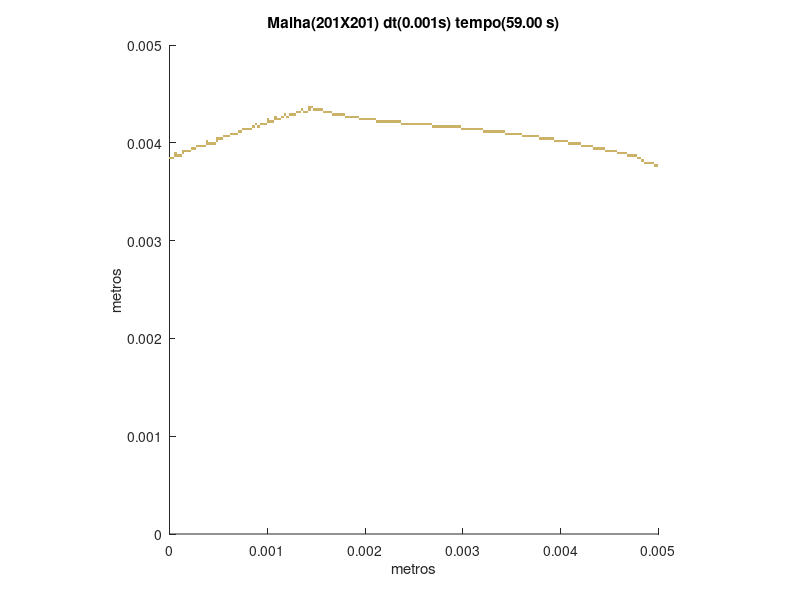

Reproduce this figure in MATLAB.
set (gca,'PlotBoxAspectRatio',[1 1 1],'Xlim',[0,0.005],'Ylim',[0,0.005])
hold on
title('Malha(201X201) dt(0.001s) tempo(59.00 s)')
hold on
ylabel('metros')
hold on
xlabel('metros')
hold on

fill([0.00495024875621891 0.00495024875621891 0.00497512437810945 0.00497512437810945],[0.00375621890547264 0.00378109452736318 0.00378109452736318 0.00375621890547264],[0.8,0.7,0.4],'LineStyle','none')

fill([0.00497512437810945 0.00497512437810945 0.005 0.005],[0.00375621890547264 0.00378109452736318 0.00378109452736318 0.00375621890547264],[0.8,0.7,0.4],'LineStyle','none')

fill([0.00485074626865672 0.00485074626865672 0.00487562189054726 0.00487562189054726],[0.00378109452736318 0.00380597014925373 0.00380597014925373 0.00378109452736318],[0.8,0.7,0.4],'LineStyle','none')

fill([0.00487562189054726 0.00487562189054726 0.00490049751243781 0.00490049751243781],[0.00378109452736318 0.00380597014925373 0.00380597014925373 0.00378109452736318],[0.8,0.7,0.4],'LineStyle','none')

fill([0.00490049751243781 0.00490049751243781 0.00492537313432836 0.00492537313432836],[0.00378109452736318 0.00380597014925373 0.00380597014925373 0.00378109452736318],[0.8,0.7,0.4],'LineStyle','none')

fill([0.00492537313432836 0.00492537313432836 0.00495024875621891 0.00495024875621891],[0.00378109452736318 0.00380597014925373 0.00380597014925373 0.00378109452736318],[0.8,0.7,0.4],'LineStyle','none')

fill([0.00482587064676617 0.00482587064676617 0.00485074626865672 0.00485074626865672],[0.00380597014925373 0.00383084577114428 0.00383084577114428 0.00380597014925373],[0.8,0.7,0.4],'LineStyle','none')

fill([0 0 2.48756218905473E-05 2.48756218905473E-05],[0.00383084577114428 0.00385572139303483 0.00385572139303483 0.00383084577114428],[0.8,0.7,0.4],'LineStyle','none')

fill([2.48756218905473E-05 2.48756218905473E-05 4.97512437810945E-05 4.97512437810945E-05],[0.00383084577114428 0.00385572139303483 0.00385572139303483 0.00383084577114428],[0.8,0.7,0.4],'LineStyle','none')

fill([0.00477611940298507 0.00477611940298507 0.00480099502487562 0.00480099502487562],[0.00383084577114428 0.00385572139303483 0.00385572139303483 0.00383084577114428],[0.8,0.7,0.4],'LineStyle','none')

fill([0.00480099502487562 0.00480099502487562 0.00482587064676617 0.00482587064676617],[0.00383084577114428 0.00385572139303483 0.00385572139303483 0.00383084577114428],[0.8,0.7,0.4],'LineStyle','none')

fill([4.97512437810945E-05 4.97512437810945E-05 7.46268656716418E-05 7.46268656716418E-05],[0.00385572139303483 0.00388059701492537 0.00388059701492537 0.00385572139303483],[0.8,0.7,0.4],'LineStyle','none')

fill([7.46268656716418E-05 7.46268656716418E-05 9.95024875621891E-05 9.95024875621891E-05],[0.00385572139303483 0.00388059701492537 0.00388059701492537 0.00385572139303483],[0.8,0.7,0.4],'LineStyle','none')

fill([9.95024875621891E-05 9.95024875621891E-05 0.000124378109452736 0.000124378109452736],[0.00385572139303483 0.00388059701492537 0.00388059701492537 0.00385572139303483],[0.8,0.7,0.4],'LineStyle','none')

fill([0.00467661691542289 0.00467661691542289 0.00470149253731343 0.00470149253731343],[0.00385572139303483 0.00388059701492537 0.00388059701492537 0.00385572139303483],[0.8,0.7,0.4],'LineStyle','none')

fill([0.00470149253731343 0.00470149253731343 0.00472636815920398 0.00472636815920398],[0.00385572139303483 0.00388059701492537 0.00388059701492537 0.00385572139303483],[0.8,0.7,0.4],'LineStyle','none')

fill([0.00472636815920398 0.00472636815920398 0.00475124378109453 0.00475124378109453],[0.00385572139303483 0.00388059701492537 0.00388059701492537 0.00385572139303483],[0.8,0.7,0.4],'LineStyle','none')

fill([0.00475124378109453 0.00475124378109453 0.00477611940298507 0.00477611940298507],[0.00385572139303483 0.00388059701492537 0.00388059701492537 0.00385572139303483],[0.8,0.7,0.4],'LineStyle','none')

fill([4.97512437810945E-05 4.97512437810945E-05 7.46268656716418E-05 7.46268656716418E-05],[0.00388059701492537 0.00390547263681592 0.00390547263681592 0.00388059701492537],[0.8,0.7,0.4],'LineStyle','none')

fill([0.000124378109452736 0.000124378109452736 0.000149253731343284 0.000149253731343284],[0.00388059701492537 0.00390547263681592 0.00390547263681592 0.00388059701492537],[0.8,0.7,0.4],'LineStyle','none')

fill([0.0045771144278607 0.0045771144278607 0.00460199004975124 0.00460199004975124],[0.00388059701492537 0.00390547263681592 0.00390547263681592 0.00388059701492537],[0.8,0.7,0.4],'LineStyle','none')

fill([0.00460199004975124 0.00460199004975124 0.00462686567164179 0.00462686567164179],[0.00388059701492537 0.00390547263681592 0.00390547263681592 0.00388059701492537],[0.8,0.7,0.4],'LineStyle','none')

fill([0.00462686567164179 0.00462686567164179 0.00465174129353234 0.00465174129353234],[0.00388059701492537 0.00390547263681592 0.00390547263681592 0.00388059701492537],[0.8,0.7,0.4],'LineStyle','none')

fill([0.00465174129353234 0.00465174129353234 0.00467661691542289 0.00467661691542289],[0.00388059701492537 0.00390547263681592 0.00390547263681592 0.00388059701492537],[0.8,0.7,0.4],'LineStyle','none')

fill([0.000124378109452736 0.000124378109452736 0.000149253731343284 0.000149253731343284],[0.00390547263681592 0.00393034825870647 0.00393034825870647 0.00390547263681592],[0.8,0.7,0.4],'LineStyle','none')

fill([0.000149253731343284 0.000149253731343284 0.000174129353233831 0.000174129353233831],[0.00390547263681592 0.00393034825870647 0.00393034825870647 0.00390547263681592],[0.8,0.7,0.4],'LineStyle','none')

fill([0.000174129353233831 0.000174129353233831 0.000199004975124378 0.000199004975124378],[0.00390547263681592 0.00393034825870647 0.00393034825870647 0.00390547263681592],[0.8,0.7,0.4],'LineStyle','none')

fill([0.000199004975124378 0.000199004975124378 0.000223880597014925 0.000223880597014925],[0.00390547263681592 0.00393034825870647 0.00393034825870647 0.00390547263681592],[0.8,0.7,0.4],'LineStyle','none')

fill([0.00445273631840796 0.00445273631840796 0.00447761194029851 0.00447761194029851],[0.00390547263681592 0.00393034825870647 0.00393034825870647 0.00390547263681592],[0.8,0.7,0.4],'LineStyle','none')

fill([0.00447761194029851 0.00447761194029851 0.00450248756218905 0.00450248756218905],[0.00390547263681592 0.00393034825870647 0.00393034825870647 0.00390547263681592],[0.8,0.7,0.4],'LineStyle','none')

fill([0.00450248756218905 0.00450248756218905 0.0045273631840796 0.0045273631840796],[0.00390547263681592 0.00393034825870647 0.00393034825870647 0.00390547263681592],[0.8,0.7,0.4],'LineStyle','none')

fill([0.0045273631840796 0.0045273631840796 0.00455223880597015 0.00455223880597015],[0.00390547263681592 0.00393034825870647 0.00393034825870647 0.00390547263681592],[0.8,0.7,0.4],'LineStyle','none')

fill([0.00455223880597015 0.00455223880597015 0.0045771144278607 0.0045771144278607],[0.00390547263681592 0.00393034825870647 0.00393034825870647 0.00390547263681592],[0.8,0.7,0.4],'LineStyle','none')

fill([0.000223880597014925 0.000223880597014925 0.000248756218905473 0.000248756218905473],[0.00393034825870647 0.00395522388059701 0.00395522388059701 0.00393034825870647],[0.8,0.7,0.4],'LineStyle','none')

fill([0.000248756218905473 0.000248756218905473 0.00027363184079602 0.00027363184079602],[0.00393034825870647 0.00395522388059701 0.00395522388059701 0.00393034825870647],[0.8,0.7,0.4],'LineStyle','none')

fill([0.00432835820895522 0.00432835820895522 0.00435323383084577 0.00435323383084577],[0.00393034825870647 0.00395522388059701 0.00395522388059701 0.00393034825870647],[0.8,0.7,0.4],'LineStyle','none')

fill([0.00435323383084577 0.00435323383084577 0.00437810945273632 0.00437810945273632],[0.00393034825870647 0.00395522388059701 0.00395522388059701 0.00393034825870647],[0.8,0.7,0.4],'LineStyle','none')

fill([0.00437810945273632 0.00437810945273632 0.00440298507462687 0.00440298507462687],[0.00393034825870647 0.00395522388059701 0.00395522388059701 0.00393034825870647],[0.8,0.7,0.4],'LineStyle','none')

fill([0.00440298507462687 0.00440298507462687 0.00442786069651741 0.00442786069651741],[0.00393034825870647 0.00395522388059701 0.00395522388059701 0.00393034825870647],[0.8,0.7,0.4],'LineStyle','none')

fill([0.00442786069651741 0.00442786069651741 0.00445273631840796 0.00445273631840796],[0.00393034825870647 0.00395522388059701 0.00395522388059701 0.00393034825870647],[0.8,0.7,0.4],'LineStyle','none')

fill([0.00027363184079602 0.00027363184079602 0.000298507462686567 0.000298507462686567],[0.00395522388059701 0.00398009950248756 0.00398009950248756 0.00395522388059701],[0.8,0.7,0.4],'LineStyle','none')

fill([0.000298507462686567 0.000298507462686567 0.000323383084577114 0.000323383084577114],[0.00395522388059701 0.00398009950248756 0.00398009950248756 0.00395522388059701],[0.8,0.7,0.4],'LineStyle','none')

fill([0.000323383084577114 0.000323383084577114 0.000348258706467662 0.000348258706467662],[0.00395522388059701 0.00398009950248756 0.00398009950248756 0.00395522388059701],[0.8,0.7,0.4],'LineStyle','none')

fill([0.000348258706467662 0.000348258706467662 0.000373134328358209 0.000373134328358209],[0.00395522388059701 0.00398009950248756 0.00398009950248756 0.00395522388059701],[0.8,0.7,0.4],'LineStyle','none')

fill([0.00420398009950249 0.00420398009950249 0.00422885572139303 0.00422885572139303],[0.00395522388059701 0.00398009950248756 0.00398009950248756 0.00395522388059701],[0.8,0.7,0.4],'LineStyle','none')

fill([0.00422885572139303 0.00422885572139303 0.00425373134328358 0.00425373134328358],[0.00395522388059701 0.00398009950248756 0.00398009950248756 0.00395522388059701],[0.8,0.7,0.4],'LineStyle','none')

fill([0.00425373134328358 0.00425373134328358 0.00427860696517413 0.00427860696517413],[0.00395522388059701 0.00398009950248756 0.00398009950248756 0.00395522388059701],[0.8,0.7,0.4],'LineStyle','none')

fill([0.00427860696517413 0.00427860696517413 0.00430348258706468 0.00430348258706468],[0.00395522388059701 0.00398009950248756 0.00398009950248756 0.00395522388059701],[0.8,0.7,0.4],'LineStyle','none')

fill([0.00430348258706468 0.00430348258706468 0.00432835820895522 0.00432835820895522],[0.00395522388059701 0.00398009950248756 0.00398009950248756 0.00395522388059701],[0.8,0.7,0.4],'LineStyle','none')

fill([0.000373134328358209 0.000373134328358209 0.000398009950248756 0.000398009950248756],[0.00398009950248756 0.00400497512437811 0.00400497512437811 0.00398009950248756],[0.8,0.7,0.4],'LineStyle','none')

fill([0.000398009950248756 0.000398009950248756 0.000422885572139303 0.000422885572139303],[0.00398009950248756 0.00400497512437811 0.00400497512437811 0.00398009950248756],[0.8,0.7,0.4],'LineStyle','none')

fill([0.000422885572139303 0.000422885572139303 0.000447761194029851 0.000447761194029851],[0.00398009950248756 0.00400497512437811 0.00400497512437811 0.00398009950248756],[0.8,0.7,0.4],'LineStyle','none')

fill([0.000447761194029851 0.000447761194029851 0.000472636815920398 0.000472636815920398],[0.00398009950248756 0.00400497512437811 0.00400497512437811 0.00398009950248756],[0.8,0.7,0.4],'LineStyle','none')

fill([0.00407960199004975 0.00407960199004975 0.0041044776119403 0.0041044776119403],[0.00398009950248756 0.00400497512437811 0.00400497512437811 0.00398009950248756],[0.8,0.7,0.4],'LineStyle','none')

fill([0.0041044776119403 0.0041044776119403 0.00412935323383085 0.00412935323383085],[0.00398009950248756 0.00400497512437811 0.00400497512437811 0.00398009950248756],[0.8,0.7,0.4],'LineStyle','none')

fill([0.00412935323383085 0.00412935323383085 0.00415422885572139 0.00415422885572139],[0.00398009950248756 0.00400497512437811 0.00400497512437811 0.00398009950248756],[0.8,0.7,0.4],'LineStyle','none')

fill([0.00415422885572139 0.00415422885572139 0.00417910447761194 0.00417910447761194],[0.00398009950248756 0.00400497512437811 0.00400497512437811 0.00398009950248756],[0.8,0.7,0.4],'LineStyle','none')

fill([0.00417910447761194 0.00417910447761194 0.00420398009950249 0.00420398009950249],[0.00398009950248756 0.00400497512437811 0.00400497512437811 0.00398009950248756],[0.8,0.7,0.4],'LineStyle','none')

fill([0.000373134328358209 0.000373134328358209 0.000398009950248756 0.000398009950248756],[0.00400497512437811 0.00402985074626866 0.00402985074626866 0.00400497512437811],[0.8,0.7,0.4],'LineStyle','none')

fill([0.000472636815920398 0.000472636815920398 0.000497512437810945 0.000497512437810945],[0.00400497512437811 0.00402985074626866 0.00402985074626866 0.00400497512437811],[0.8,0.7,0.4],'LineStyle','none')

fill([0.00393034825870647 0.00393034825870647 0.00395522388059701 0.00395522388059701],[0.00400497512437811 0.00402985074626866 0.00402985074626866 0.00400497512437811],[0.8,0.7,0.4],'LineStyle','none')

fill([0.00395522388059701 0.00395522388059701 0.00398009950248756 0.00398009950248756],[0.00400497512437811 0.00402985074626866 0.00402985074626866 0.00400497512437811],[0.8,0.7,0.4],'LineStyle','none')

fill([0.00398009950248756 0.00398009950248756 0.00400497512437811 0.00400497512437811],[0.00400497512437811 0.00402985074626866 0.00402985074626866 0.00400497512437811],[0.8,0.7,0.4],'LineStyle','none')

fill([0.00400497512437811 0.00400497512437811 0.00402985074626866 0.00402985074626866],[0.00400497512437811 0.00402985074626866 0.00402985074626866 0.00400497512437811],[0.8,0.7,0.4],'LineStyle','none')

fill([0.00402985074626866 0.00402985074626866 0.0040547263681592 0.0040547263681592],[0.00400497512437811 0.00402985074626866 0.00402985074626866 0.00400497512437811],[0.8,0.7,0.4],'LineStyle','none')

fill([0.0040547263681592 0.0040547263681592 0.00407960199004975 0.00407960199004975],[0.00400497512437811 0.00402985074626866 0.00402985074626866 0.00400497512437811],[0.8,0.7,0.4],'LineStyle','none')

fill([0.000472636815920398 0.000472636815920398 0.000497512437810945 0.000497512437810945],[0.00402985074626866 0.0040547263681592 0.0040547263681592 0.00402985074626866],[0.8,0.7,0.4],'LineStyle','none')

fill([0.000497512437810945 0.000497512437810945 0.000522388059701492 0.000522388059701492],[0.00402985074626866 0.0040547263681592 0.0040547263681592 0.00402985074626866],[0.8,0.7,0.4],'LineStyle','none')

fill([0.000522388059701492 0.000522388059701492 0.00054726368159204 0.00054726368159204],[0.00402985074626866 0.0040547263681592 0.0040547263681592 0.00402985074626866],[0.8,0.7,0.4],'LineStyle','none')

fill([0.00378109452736318 0.00378109452736318 0.00380597014925373 0.00380597014925373],[0.00402985074626866 0.0040547263681592 0.0040547263681592 0.00402985074626866],[0.8,0.7,0.4],'LineStyle','none')

fill([0.00380597014925373 0.00380597014925373 0.00383084577114428 0.00383084577114428],[0.00402985074626866 0.0040547263681592 0.0040547263681592 0.00402985074626866],[0.8,0.7,0.4],'LineStyle','none')

fill([0.00383084577114428 0.00383084577114428 0.00385572139303483 0.00385572139303483],[0.00402985074626866 0.0040547263681592 0.0040547263681592 0.00402985074626866],[0.8,0.7,0.4],'LineStyle','none')

fill([0.00385572139303483 0.00385572139303483 0.00388059701492537 0.00388059701492537],[0.00402985074626866 0.0040547263681592 0.0040547263681592 0.00402985074626866],[0.8,0.7,0.4],'LineStyle','none')

fill([0.00388059701492537 0.00388059701492537 0.00390547263681592 0.00390547263681592],[0.00402985074626866 0.0040547263681592 0.0040547263681592 0.00402985074626866],[0.8,0.7,0.4],'LineStyle','none')

fill([0.00390547263681592 0.00390547263681592 0.00393034825870647 0.00393034825870647],[0.00402985074626866 0.0040547263681592 0.0040547263681592 0.00402985074626866],[0.8,0.7,0.4],'LineStyle','none')

fill([0.00054726368159204 0.00054726368159204 0.000572139303482587 0.000572139303482587],[0.0040547263681592 0.00407960199004975 0.00407960199004975 0.0040547263681592],[0.8,0.7,0.4],'LineStyle','none')

fill([0.000572139303482587 0.000572139303482587 0.000597014925373134 0.000597014925373134],[0.0040547263681592 0.00407960199004975 0.00407960199004975 0.0040547263681592],[0.8,0.7,0.4],'LineStyle','none')

fill([0.000597014925373134 0.000597014925373134 0.000621890547263682 0.000621890547263682],[0.0040547263681592 0.00407960199004975 0.00407960199004975 0.0040547263681592],[0.8,0.7,0.4],'LineStyle','none')

fill([0.00360696517412935 0.00360696517412935 0.0036318407960199 0.0036318407960199],[0.0040547263681592 0.00407960199004975 0.00407960199004975 0.0040547263681592],[0.8,0.7,0.4],'LineStyle','none')

fill([0.0036318407960199 0.0036318407960199 0.00365671641791045 0.00365671641791045],[0.0040547263681592 0.00407960199004975 0.00407960199004975 0.0040547263681592],[0.8,0.7,0.4],'LineStyle','none')

fill([0.00365671641791045 0.00365671641791045 0.003681592039801 0.003681592039801],[0.0040547263681592 0.00407960199004975 0.00407960199004975 0.0040547263681592],[0.8,0.7,0.4],'LineStyle','none')

fill([0.003681592039801 0.003681592039801 0.00370646766169154 0.00370646766169154],[0.0040547263681592 0.00407960199004975 0.00407960199004975 0.0040547263681592],[0.8,0.7,0.4],'LineStyle','none')

fill([0.00370646766169154 0.00370646766169154 0.00373134328358209 0.00373134328358209],[0.0040547263681592 0.00407960199004975 0.00407960199004975 0.0040547263681592],[0.8,0.7,0.4],'LineStyle','none')

fill([0.00373134328358209 0.00373134328358209 0.00375621890547264 0.00375621890547264],[0.0040547263681592 0.00407960199004975 0.00407960199004975 0.0040547263681592],[0.8,0.7,0.4],'LineStyle','none')

fill([0.00375621890547264 0.00375621890547264 0.00378109452736318 0.00378109452736318],[0.0040547263681592 0.00407960199004975 0.00407960199004975 0.0040547263681592],[0.8,0.7,0.4],'LineStyle','none')

fill([0.000621890547263682 0.000621890547263682 0.000646766169154229 0.000646766169154229],[0.00407960199004975 0.0041044776119403 0.0041044776119403 0.00407960199004975],[0.8,0.7,0.4],'LineStyle','none')

fill([0.000646766169154229 0.000646766169154229 0.000671641791044776 0.000671641791044776],[0.00407960199004975 0.0041044776119403 0.0041044776119403 0.00407960199004975],[0.8,0.7,0.4],'LineStyle','none')

fill([0.000671641791044776 0.000671641791044776 0.000696517412935323 0.000696517412935323],[0.00407960199004975 0.0041044776119403 0.0041044776119403 0.00407960199004975],[0.8,0.7,0.4],'LineStyle','none')

fill([0.00343283582089552 0.00343283582089552 0.00345771144278607 0.00345771144278607],[0.00407960199004975 0.0041044776119403 0.0041044776119403 0.00407960199004975],[0.8,0.7,0.4],'LineStyle','none')

fill([0.00345771144278607 0.00345771144278607 0.00348258706467662 0.00348258706467662],[0.00407960199004975 0.0041044776119403 0.0041044776119403 0.00407960199004975],[0.8,0.7,0.4],'LineStyle','none')

fill([0.00348258706467662 0.00348258706467662 0.00350746268656716 0.00350746268656716],[0.00407960199004975 0.0041044776119403 0.0041044776119403 0.00407960199004975],[0.8,0.7,0.4],'LineStyle','none')

fill([0.00350746268656716 0.00350746268656716 0.00353233830845771 0.00353233830845771],[0.00407960199004975 0.0041044776119403 0.0041044776119403 0.00407960199004975],[0.8,0.7,0.4],'LineStyle','none')

fill([0.00353233830845771 0.00353233830845771 0.00355721393034826 0.00355721393034826],[0.00407960199004975 0.0041044776119403 0.0041044776119403 0.00407960199004975],[0.8,0.7,0.4],'LineStyle','none')

fill([0.00355721393034826 0.00355721393034826 0.00358208955223881 0.00358208955223881],[0.00407960199004975 0.0041044776119403 0.0041044776119403 0.00407960199004975],[0.8,0.7,0.4],'LineStyle','none')

fill([0.00358208955223881 0.00358208955223881 0.00360696517412935 0.00360696517412935],[0.00407960199004975 0.0041044776119403 0.0041044776119403 0.00407960199004975],[0.8,0.7,0.4],'LineStyle','none')

fill([0.000696517412935323 0.000696517412935323 0.000721393034825871 0.000721393034825871],[0.0041044776119403 0.00412935323383085 0.00412935323383085 0.0041044776119403],[0.8,0.7,0.4],'LineStyle','none')

fill([0.000721393034825871 0.000721393034825871 0.000746268656716418 0.000746268656716418],[0.0041044776119403 0.00412935323383085 0.00412935323383085 0.0041044776119403],[0.8,0.7,0.4],'LineStyle','none')

fill([0.0032089552238806 0.0032089552238806 0.00323383084577114 0.00323383084577114],[0.0041044776119403 0.00412935323383085 0.00412935323383085 0.0041044776119403],[0.8,0.7,0.4],'LineStyle','none')

fill([0.00323383084577114 0.00323383084577114 0.00325870646766169 0.00325870646766169],[0.0041044776119403 0.00412935323383085 0.00412935323383085 0.0041044776119403],[0.8,0.7,0.4],'LineStyle','none')

fill([0.00325870646766169 0.00325870646766169 0.00328358208955224 0.00328358208955224],[0.0041044776119403 0.00412935323383085 0.00412935323383085 0.0041044776119403],[0.8,0.7,0.4],'LineStyle','none')

fill([0.00328358208955224 0.00328358208955224 0.00330845771144279 0.00330845771144279],[0.0041044776119403 0.00412935323383085 0.00412935323383085 0.0041044776119403],[0.8,0.7,0.4],'LineStyle','none')

fill([0.00330845771144279 0.00330845771144279 0.00333333333333333 0.00333333333333333],[0.0041044776119403 0.00412935323383085 0.00412935323383085 0.0041044776119403],[0.8,0.7,0.4],'LineStyle','none')

fill([0.00333333333333333 0.00333333333333333 0.00335820895522388 0.00335820895522388],[0.0041044776119403 0.00412935323383085 0.00412935323383085 0.0041044776119403],[0.8,0.7,0.4],'LineStyle','none')

fill([0.00335820895522388 0.00335820895522388 0.00338308457711443 0.00338308457711443],[0.0041044776119403 0.00412935323383085 0.00412935323383085 0.0041044776119403],[0.8,0.7,0.4],'LineStyle','none')

fill([0.00338308457711443 0.00338308457711443 0.00340796019900498 0.00340796019900498],[0.0041044776119403 0.00412935323383085 0.00412935323383085 0.0041044776119403],[0.8,0.7,0.4],'LineStyle','none')

fill([0.00340796019900498 0.00340796019900498 0.00343283582089552 0.00343283582089552],[0.0041044776119403 0.00412935323383085 0.00412935323383085 0.0041044776119403],[0.8,0.7,0.4],'LineStyle','none')

fill([0.000746268656716418 0.000746268656716418 0.000771144278606965 0.000771144278606965],[0.00412935323383085 0.00415422885572139 0.00415422885572139 0.00412935323383085],[0.8,0.7,0.4],'LineStyle','none')

fill([0.000771144278606965 0.000771144278606965 0.000796019900497512 0.000796019900497512],[0.00412935323383085 0.00415422885572139 0.00415422885572139 0.00412935323383085],[0.8,0.7,0.4],'LineStyle','none')

fill([0.000796019900497512 0.000796019900497512 0.00082089552238806 0.00082089552238806],[0.00412935323383085 0.00415422885572139 0.00415422885572139 0.00412935323383085],[0.8,0.7,0.4],'LineStyle','none')

fill([0.00082089552238806 0.00082089552238806 0.000845771144278607 0.000845771144278607],[0.00412935323383085 0.00415422885572139 0.00415422885572139 0.00412935323383085],[0.8,0.7,0.4],'LineStyle','none')

fill([0.00298507462686567 0.00298507462686567 0.00300995024875622 0.00300995024875622],[0.00412935323383085 0.00415422885572139 0.00415422885572139 0.00412935323383085],[0.8,0.7,0.4],'LineStyle','none')

fill([0.00300995024875622 0.00300995024875622 0.00303482587064677 0.00303482587064677],[0.00412935323383085 0.00415422885572139 0.00415422885572139 0.00412935323383085],[0.8,0.7,0.4],'LineStyle','none')

fill([0.00303482587064677 0.00303482587064677 0.00305970149253731 0.00305970149253731],[0.00412935323383085 0.00415422885572139 0.00415422885572139 0.00412935323383085],[0.8,0.7,0.4],'LineStyle','none')

fill([0.00305970149253731 0.00305970149253731 0.00308457711442786 0.00308457711442786],[0.00412935323383085 0.00415422885572139 0.00415422885572139 0.00412935323383085],[0.8,0.7,0.4],'LineStyle','none')

fill([0.00308457711442786 0.00308457711442786 0.00310945273631841 0.00310945273631841],[0.00412935323383085 0.00415422885572139 0.00415422885572139 0.00412935323383085],[0.8,0.7,0.4],'LineStyle','none')

fill([0.00310945273631841 0.00310945273631841 0.00313432835820896 0.00313432835820896],[0.00412935323383085 0.00415422885572139 0.00415422885572139 0.00412935323383085],[0.8,0.7,0.4],'LineStyle','none')

fill([0.00313432835820896 0.00313432835820896 0.0031592039800995 0.0031592039800995],[0.00412935323383085 0.00415422885572139 0.00415422885572139 0.00412935323383085],[0.8,0.7,0.4],'LineStyle','none')

fill([0.0031592039800995 0.0031592039800995 0.00318407960199005 0.00318407960199005],[0.00412935323383085 0.00415422885572139 0.00415422885572139 0.00412935323383085],[0.8,0.7,0.4],'LineStyle','none')

fill([0.00318407960199005 0.00318407960199005 0.0032089552238806 0.0032089552238806],[0.00412935323383085 0.00415422885572139 0.00415422885572139 0.00412935323383085],[0.8,0.7,0.4],'LineStyle','none')

fill([0.000845771144278607 0.000845771144278607 0.000870646766169154 0.000870646766169154],[0.00415422885572139 0.00417910447761194 0.00417910447761194 0.00415422885572139],[0.8,0.7,0.4],'LineStyle','none')

fill([0.000895522388059702 0.000895522388059702 0.000920398009950249 0.000920398009950249],[0.00415422885572139 0.00417910447761194 0.00417910447761194 0.00415422885572139],[0.8,0.7,0.4],'LineStyle','none')

fill([0.0026865671641791 0.0026865671641791 0.00271144278606965 0.00271144278606965],[0.00415422885572139 0.00417910447761194 0.00417910447761194 0.00415422885572139],[0.8,0.7,0.4],'LineStyle','none')

fill([0.00271144278606965 0.00271144278606965 0.0027363184079602 0.0027363184079602],[0.00415422885572139 0.00417910447761194 0.00417910447761194 0.00415422885572139],[0.8,0.7,0.4],'LineStyle','none')

fill([0.0027363184079602 0.0027363184079602 0.00276119402985075 0.00276119402985075],[0.00415422885572139 0.00417910447761194 0.00417910447761194 0.00415422885572139],[0.8,0.7,0.4],'LineStyle','none')

fill([0.00276119402985075 0.00276119402985075 0.00278606965174129 0.00278606965174129],[0.00415422885572139 0.00417910447761194 0.00417910447761194 0.00415422885572139],[0.8,0.7,0.4],'LineStyle','none')

fill([0.00278606965174129 0.00278606965174129 0.00281094527363184 0.00281094527363184],[0.00415422885572139 0.00417910447761194 0.00417910447761194 0.00415422885572139],[0.8,0.7,0.4],'LineStyle','none')

fill([0.00281094527363184 0.00281094527363184 0.00283582089552239 0.00283582089552239],[0.00415422885572139 0.00417910447761194 0.00417910447761194 0.00415422885572139],[0.8,0.7,0.4],'LineStyle','none')

fill([0.00283582089552239 0.00283582089552239 0.00286069651741294 0.00286069651741294],[0.00415422885572139 0.00417910447761194 0.00417910447761194 0.00415422885572139],[0.8,0.7,0.4],'LineStyle','none')

fill([0.00286069651741294 0.00286069651741294 0.00288557213930348 0.00288557213930348],[0.00415422885572139 0.00417910447761194 0.00417910447761194 0.00415422885572139],[0.8,0.7,0.4],'LineStyle','none')

fill([0.00288557213930348 0.00288557213930348 0.00291044776119403 0.00291044776119403],[0.00415422885572139 0.00417910447761194 0.00417910447761194 0.00415422885572139],[0.8,0.7,0.4],'LineStyle','none')

fill([0.00291044776119403 0.00291044776119403 0.00293532338308458 0.00293532338308458],[0.00415422885572139 0.00417910447761194 0.00417910447761194 0.00415422885572139],[0.8,0.7,0.4],'LineStyle','none')

fill([0.00293532338308458 0.00293532338308458 0.00296019900497512 0.00296019900497512],[0.00415422885572139 0.00417910447761194 0.00417910447761194 0.00415422885572139],[0.8,0.7,0.4],'LineStyle','none')

fill([0.00296019900497512 0.00296019900497512 0.00298507462686567 0.00298507462686567],[0.00415422885572139 0.00417910447761194 0.00417910447761194 0.00415422885572139],[0.8,0.7,0.4],'LineStyle','none')

fill([0.000870646766169154 0.000870646766169154 0.000895522388059702 0.000895522388059702],[0.00417910447761194 0.00420398009950249 0.00420398009950249 0.00417910447761194],[0.8,0.7,0.4],'LineStyle','none')

fill([0.000920398009950249 0.000920398009950249 0.000945273631840796 0.000945273631840796],[0.00417910447761194 0.00420398009950249 0.00420398009950249 0.00417910447761194],[0.8,0.7,0.4],'LineStyle','none')

fill([0.000945273631840796 0.000945273631840796 0.000970149253731343 0.000970149253731343],[0.00417910447761194 0.00420398009950249 0.00420398009950249 0.00417910447761194],[0.8,0.7,0.4],'LineStyle','none')

fill([0.000970149253731343 0.000970149253731343 0.00099502487562189 0.00099502487562189],[0.00417910447761194 0.00420398009950249 0.00420398009950249 0.00417910447761194],[0.8,0.7,0.4],'LineStyle','none')

fill([0.00236318407960199 0.00236318407960199 0.00238805970149254 0.00238805970149254],[0.00417910447761194 0.00420398009950249 0.00420398009950249 0.00417910447761194],[0.8,0.7,0.4],'LineStyle','none')

fill([0.00238805970149254 0.00238805970149254 0.00241293532338308 0.00241293532338308],[0.00417910447761194 0.00420398009950249 0.00420398009950249 0.00417910447761194],[0.8,0.7,0.4],'LineStyle','none')

fill([0.00241293532338308 0.00241293532338308 0.00243781094527363 0.00243781094527363],[0.00417910447761194 0.00420398009950249 0.00420398009950249 0.00417910447761194],[0.8,0.7,0.4],'LineStyle','none')

fill([0.00243781094527363 0.00243781094527363 0.00246268656716418 0.00246268656716418],[0.00417910447761194 0.00420398009950249 0.00420398009950249 0.00417910447761194],[0.8,0.7,0.4],'LineStyle','none')

fill([0.00246268656716418 0.00246268656716418 0.00248756218905473 0.00248756218905473],[0.00417910447761194 0.00420398009950249 0.00420398009950249 0.00417910447761194],[0.8,0.7,0.4],'LineStyle','none')

fill([0.00248756218905473 0.00248756218905473 0.00251243781094527 0.00251243781094527],[0.00417910447761194 0.00420398009950249 0.00420398009950249 0.00417910447761194],[0.8,0.7,0.4],'LineStyle','none')

fill([0.00251243781094527 0.00251243781094527 0.00253731343283582 0.00253731343283582],[0.00417910447761194 0.00420398009950249 0.00420398009950249 0.00417910447761194],[0.8,0.7,0.4],'LineStyle','none')

fill([0.00253731343283582 0.00253731343283582 0.00256218905472637 0.00256218905472637],[0.00417910447761194 0.00420398009950249 0.00420398009950249 0.00417910447761194],[0.8,0.7,0.4],'LineStyle','none')

fill([0.00256218905472637 0.00256218905472637 0.00258706467661692 0.00258706467661692],[0.00417910447761194 0.00420398009950249 0.00420398009950249 0.00417910447761194],[0.8,0.7,0.4],'LineStyle','none')

fill([0.00258706467661692 0.00258706467661692 0.00261194029850746 0.00261194029850746],[0.00417910447761194 0.00420398009950249 0.00420398009950249 0.00417910447761194],[0.8,0.7,0.4],'LineStyle','none')

fill([0.00261194029850746 0.00261194029850746 0.00263681592039801 0.00263681592039801],[0.00417910447761194 0.00420398009950249 0.00420398009950249 0.00417910447761194],[0.8,0.7,0.4],'LineStyle','none')

fill([0.00263681592039801 0.00263681592039801 0.00266169154228856 0.00266169154228856],[0.00417910447761194 0.00420398009950249 0.00420398009950249 0.00417910447761194],[0.8,0.7,0.4],'LineStyle','none')

fill([0.00266169154228856 0.00266169154228856 0.0026865671641791 0.0026865671641791],[0.00417910447761194 0.00420398009950249 0.00420398009950249 0.00417910447761194],[0.8,0.7,0.4],'LineStyle','none')

fill([0.00099502487562189 0.00099502487562189 0.00101990049751244 0.00101990049751244],[0.00420398009950249 0.00422885572139303 0.00422885572139303 0.00420398009950249],[0.8,0.7,0.4],'LineStyle','none')

fill([0.00101990049751244 0.00101990049751244 0.00104477611940298 0.00104477611940298],[0.00420398009950249 0.00422885572139303 0.00422885572139303 0.00420398009950249],[0.8,0.7,0.4],'LineStyle','none')

fill([0.00104477611940298 0.00104477611940298 0.00106965174129353 0.00106965174129353],[0.00420398009950249 0.00422885572139303 0.00422885572139303 0.00420398009950249],[0.8,0.7,0.4],'LineStyle','none')

fill([0.00211442786069652 0.00211442786069652 0.00213930348258706 0.00213930348258706],[0.00420398009950249 0.00422885572139303 0.00422885572139303 0.00420398009950249],[0.8,0.7,0.4],'LineStyle','none')

fill([0.00213930348258706 0.00213930348258706 0.00216417910447761 0.00216417910447761],[0.00420398009950249 0.00422885572139303 0.00422885572139303 0.00420398009950249],[0.8,0.7,0.4],'LineStyle','none')

fill([0.00216417910447761 0.00216417910447761 0.00218905472636816 0.00218905472636816],[0.00420398009950249 0.00422885572139303 0.00422885572139303 0.00420398009950249],[0.8,0.7,0.4],'LineStyle','none')

fill([0.00218905472636816 0.00218905472636816 0.00221393034825871 0.00221393034825871],[0.00420398009950249 0.00422885572139303 0.00422885572139303 0.00420398009950249],[0.8,0.7,0.4],'LineStyle','none')

fill([0.00221393034825871 0.00221393034825871 0.00223880597014925 0.00223880597014925],[0.00420398009950249 0.00422885572139303 0.00422885572139303 0.00420398009950249],[0.8,0.7,0.4],'LineStyle','none')

fill([0.00223880597014925 0.00223880597014925 0.0022636815920398 0.0022636815920398],[0.00420398009950249 0.00422885572139303 0.00422885572139303 0.00420398009950249],[0.8,0.7,0.4],'LineStyle','none')

fill([0.0022636815920398 0.0022636815920398 0.00228855721393035 0.00228855721393035],[0.00420398009950249 0.00422885572139303 0.00422885572139303 0.00420398009950249],[0.8,0.7,0.4],'LineStyle','none')

fill([0.00228855721393035 0.00228855721393035 0.0023134328358209 0.0023134328358209],[0.00420398009950249 0.00422885572139303 0.00422885572139303 0.00420398009950249],[0.8,0.7,0.4],'LineStyle','none')

fill([0.0023134328358209 0.0023134328358209 0.00233830845771144 0.00233830845771144],[0.00420398009950249 0.00422885572139303 0.00422885572139303 0.00420398009950249],[0.8,0.7,0.4],'LineStyle','none')

fill([0.00233830845771144 0.00233830845771144 0.00236318407960199 0.00236318407960199],[0.00420398009950249 0.00422885572139303 0.00422885572139303 0.00420398009950249],[0.8,0.7,0.4],'LineStyle','none')

fill([0.00099502487562189 0.00099502487562189 0.00101990049751244 0.00101990049751244],[0.00422885572139303 0.00425373134328358 0.00425373134328358 0.00422885572139303],[0.8,0.7,0.4],'LineStyle','none')

fill([0.00106965174129353 0.00106965174129353 0.00109452736318408 0.00109452736318408],[0.00422885572139303 0.00425373134328358 0.00425373134328358 0.00422885572139303],[0.8,0.7,0.4],'LineStyle','none')

fill([0.00109452736318408 0.00109452736318408 0.00111940298507463 0.00111940298507463],[0.00422885572139303 0.00425373134328358 0.00425373134328358 0.00422885572139303],[0.8,0.7,0.4],'LineStyle','none')

fill([0.00111940298507463 0.00111940298507463 0.00114427860696517 0.00114427860696517],[0.00422885572139303 0.00425373134328358 0.00425373134328358 0.00422885572139303],[0.8,0.7,0.4],'LineStyle','none')

fill([0.00194029850746269 0.00194029850746269 0.00196517412935323 0.00196517412935323],[0.00422885572139303 0.00425373134328358 0.00425373134328358 0.00422885572139303],[0.8,0.7,0.4],'LineStyle','none')

fill([0.00196517412935323 0.00196517412935323 0.00199004975124378 0.00199004975124378],[0.00422885572139303 0.00425373134328358 0.00425373134328358 0.00422885572139303],[0.8,0.7,0.4],'LineStyle','none')

fill([0.00199004975124378 0.00199004975124378 0.00201492537313433 0.00201492537313433],[0.00422885572139303 0.00425373134328358 0.00425373134328358 0.00422885572139303],[0.8,0.7,0.4],'LineStyle','none')

fill([0.00201492537313433 0.00201492537313433 0.00203980099502488 0.00203980099502488],[0.00422885572139303 0.00425373134328358 0.00425373134328358 0.00422885572139303],[0.8,0.7,0.4],'LineStyle','none')

fill([0.00203980099502488 0.00203980099502488 0.00206467661691542 0.00206467661691542],[0.00422885572139303 0.00425373134328358 0.00425373134328358 0.00422885572139303],[0.8,0.7,0.4],'LineStyle','none')

fill([0.00206467661691542 0.00206467661691542 0.00208955223880597 0.00208955223880597],[0.00422885572139303 0.00425373134328358 0.00425373134328358 0.00422885572139303],[0.8,0.7,0.4],'LineStyle','none')

fill([0.00208955223880597 0.00208955223880597 0.00211442786069652 0.00211442786069652],[0.00422885572139303 0.00425373134328358 0.00425373134328358 0.00422885572139303],[0.8,0.7,0.4],'LineStyle','none')

fill([0.00106965174129353 0.00106965174129353 0.00109452736318408 0.00109452736318408],[0.00425373134328358 0.00427860696517413 0.00427860696517413 0.00425373134328358],[0.8,0.7,0.4],'LineStyle','none')

fill([0.00114427860696517 0.00114427860696517 0.00116915422885572 0.00116915422885572],[0.00425373134328358 0.00427860696517413 0.00427860696517413 0.00425373134328358],[0.8,0.7,0.4],'LineStyle','none')

fill([0.00119402985074627 0.00119402985074627 0.00121890547263682 0.00121890547263682],[0.00425373134328358 0.00427860696517413 0.00427860696517413 0.00425373134328358],[0.8,0.7,0.4],'LineStyle','none')

fill([0.0017910447761194 0.0017910447761194 0.00181592039800995 0.00181592039800995],[0.00425373134328358 0.00427860696517413 0.00427860696517413 0.00425373134328358],[0.8,0.7,0.4],'LineStyle','none')

fill([0.00181592039800995 0.00181592039800995 0.0018407960199005 0.0018407960199005],[0.00425373134328358 0.00427860696517413 0.00427860696517413 0.00425373134328358],[0.8,0.7,0.4],'LineStyle','none')

fill([0.0018407960199005 0.0018407960199005 0.00186567164179104 0.00186567164179104],[0.00425373134328358 0.00427860696517413 0.00427860696517413 0.00425373134328358],[0.8,0.7,0.4],'LineStyle','none')

fill([0.00186567164179104 0.00186567164179104 0.00189054726368159 0.00189054726368159],[0.00425373134328358 0.00427860696517413 0.00427860696517413 0.00425373134328358],[0.8,0.7,0.4],'LineStyle','none')

fill([0.00189054726368159 0.00189054726368159 0.00191542288557214 0.00191542288557214],[0.00425373134328358 0.00427860696517413 0.00427860696517413 0.00425373134328358],[0.8,0.7,0.4],'LineStyle','none')

fill([0.00191542288557214 0.00191542288557214 0.00194029850746269 0.00194029850746269],[0.00425373134328358 0.00427860696517413 0.00427860696517413 0.00425373134328358],[0.8,0.7,0.4],'LineStyle','none')

fill([0.00116915422885572 0.00116915422885572 0.00119402985074627 0.00119402985074627],[0.00427860696517413 0.00430348258706468 0.00430348258706468 0.00427860696517413],[0.8,0.7,0.4],'LineStyle','none')

fill([0.00121890547263682 0.00121890547263682 0.00124378109452736 0.00124378109452736],[0.00427860696517413 0.00430348258706468 0.00430348258706468 0.00427860696517413],[0.8,0.7,0.4],'LineStyle','none')

fill([0.00124378109452736 0.00124378109452736 0.00126865671641791 0.00126865671641791],[0.00427860696517413 0.00430348258706468 0.00430348258706468 0.00427860696517413],[0.8,0.7,0.4],'LineStyle','none')

fill([0.00126865671641791 0.00126865671641791 0.00129353233830846 0.00129353233830846],[0.00427860696517413 0.00430348258706468 0.00430348258706468 0.00427860696517413],[0.8,0.7,0.4],'LineStyle','none')

fill([0.00166666666666667 0.00166666666666667 0.00169154228855721 0.00169154228855721],[0.00427860696517413 0.00430348258706468 0.00430348258706468 0.00427860696517413],[0.8,0.7,0.4],'LineStyle','none')

fill([0.00169154228855721 0.00169154228855721 0.00171641791044776 0.00171641791044776],[0.00427860696517413 0.00430348258706468 0.00430348258706468 0.00427860696517413],[0.8,0.7,0.4],'LineStyle','none')

fill([0.00171641791044776 0.00171641791044776 0.00174129353233831 0.00174129353233831],[0.00427860696517413 0.00430348258706468 0.00430348258706468 0.00427860696517413],[0.8,0.7,0.4],'LineStyle','none')

fill([0.00174129353233831 0.00174129353233831 0.00176616915422886 0.00176616915422886],[0.00427860696517413 0.00430348258706468 0.00430348258706468 0.00427860696517413],[0.8,0.7,0.4],'LineStyle','none')

fill([0.00176616915422886 0.00176616915422886 0.0017910447761194 0.0017910447761194],[0.00427860696517413 0.00430348258706468 0.00430348258706468 0.00427860696517413],[0.8,0.7,0.4],'LineStyle','none')

fill([0.00129353233830846 0.00129353233830846 0.001318407960199 0.001318407960199],[0.00430348258706468 0.00432835820895522 0.00432835820895522 0.00430348258706468],[0.8,0.7,0.4],'LineStyle','none')

fill([0.001318407960199 0.001318407960199 0.00134328358208955 0.00134328358208955],[0.00430348258706468 0.00432835820895522 0.00432835820895522 0.00430348258706468],[0.8,0.7,0.4],'LineStyle','none')

fill([0.0013681592039801 0.0013681592039801 0.00139303482587065 0.00139303482587065],[0.00430348258706468 0.00432835820895522 0.00432835820895522 0.00430348258706468],[0.8,0.7,0.4],'LineStyle','none')

fill([0.00139303482587065 0.00139303482587065 0.00141791044776119 0.00141791044776119],[0.00430348258706468 0.00432835820895522 0.00432835820895522 0.00430348258706468],[0.8,0.7,0.4],'LineStyle','none')

fill([0.00156716417910448 0.00156716417910448 0.00159203980099502 0.00159203980099502],[0.00430348258706468 0.00432835820895522 0.00432835820895522 0.00430348258706468],[0.8,0.7,0.4],'LineStyle','none')

fill([0.00159203980099502 0.00159203980099502 0.00161691542288557 0.00161691542288557],[0.00430348258706468 0.00432835820895522 0.00432835820895522 0.00430348258706468],[0.8,0.7,0.4],'LineStyle','none')

fill([0.00161691542288557 0.00161691542288557 0.00164179104477612 0.00164179104477612],[0.00430348258706468 0.00432835820895522 0.00432835820895522 0.00430348258706468],[0.8,0.7,0.4],'LineStyle','none')

fill([0.00164179104477612 0.00164179104477612 0.00166666666666667 0.00166666666666667],[0.00430348258706468 0.00432835820895522 0.00432835820895522 0.00430348258706468],[0.8,0.7,0.4],'LineStyle','none')

fill([0.00134328358208955 0.00134328358208955 0.0013681592039801 0.0013681592039801],[0.00432835820895522 0.00435323383084577 0.00435323383084577 0.00432835820895522],[0.8,0.7,0.4],'LineStyle','none')

fill([0.00141791044776119 0.00141791044776119 0.00144278606965174 0.00144278606965174],[0.00432835820895522 0.00435323383084577 0.00435323383084577 0.00432835820895522],[0.8,0.7,0.4],'LineStyle','none')

fill([0.00146766169154229 0.00146766169154229 0.00149253731343284 0.00149253731343284],[0.00432835820895522 0.00435323383084577 0.00435323383084577 0.00432835820895522],[0.8,0.7,0.4],'LineStyle','none')

fill([0.00149253731343284 0.00149253731343284 0.00151741293532338 0.00151741293532338],[0.00432835820895522 0.00435323383084577 0.00435323383084577 0.00432835820895522],[0.8,0.7,0.4],'LineStyle','none')

fill([0.00151741293532338 0.00151741293532338 0.00154228855721393 0.00154228855721393],[0.00432835820895522 0.00435323383084577 0.00435323383084577 0.00432835820895522],[0.8,0.7,0.4],'LineStyle','none')

fill([0.00154228855721393 0.00154228855721393 0.00156716417910448 0.00156716417910448],[0.00432835820895522 0.00435323383084577 0.00435323383084577 0.00432835820895522],[0.8,0.7,0.4],'LineStyle','none')

fill([0.00141791044776119 0.00141791044776119 0.00144278606965174 0.00144278606965174],[0.00435323383084577 0.00437810945273632 0.00437810945273632 0.00435323383084577],[0.8,0.7,0.4],'LineStyle','none')

fill([0.00144278606965174 0.00144278606965174 0.00146766169154229 0.00146766169154229],[0.00435323383084577 0.00437810945273632 0.00437810945273632 0.00435323383084577],[0.8,0.7,0.4],'LineStyle','none')
